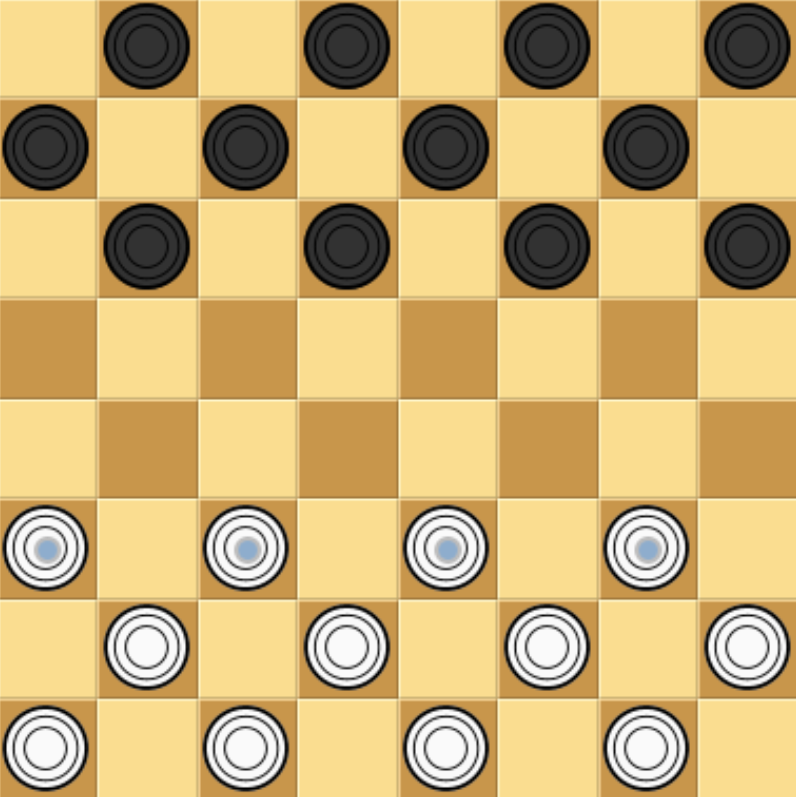
#> input picture Pycharm projekt/FindingPositions/Makvaer.png, 796 x 797 px
$ python PositionRecognition.py
#> lines starting #> are read from the running program, lines starting #| are printed output that depends on the picture
import cv2

def divideStandardImageIntoSections(img, h_size, w_size, ignore_tiles=None): #Method for the standard grid division
    #I have an optional list that includes the tiles that should be ignored. If ignore_tiles wasn't provided then sets it to an empty list
    if ignore_tiles is None:
        ignore_tiles = []

    height, width, _ = img.shape
    #Calculating the height and width of each tile by dividing the image’s dimensions by the specified grid size
    tile_height = height // h_size
    tile_width = width // w_size

    tile_positions = [] #Empty list to store the positions (& if not removed images for each tile)
    for ih in range(h_size): #looping through the grid
        for iw in range(w_size):
            if (ih, iw) in ignore_tiles: #checking if the current position is in the inore tiles list, if yes we skip it
                continue
            # Purely for the display of the tiles alongside their position, remove later
            x = iw * tile_width
            y = ih * tile_height
            tile_img = img[y:y + tile_height, x:x + tile_width]
            tile_positions.append(((ih, iw), tile_img))

            # Display the tile
            cv2.imshow(f"Tile {ih},{iw}", tile_img)
            print(f"Tile at position {ih},{iw}")
            cv2.waitKey(0)
            cv2.destroyAllWindows()
            tile_positions.append((ih, iw))
            # ------------
    return tile_positions #returns the list of tile positions (and for now images)

def divideSpecialImageIntoSections(img, row_lengths): #Method for special division with custom number of columns per row
    height, width, _ = img.shape
    tile_height = height // len(row_lengths) #finding the hight of each row based on the number of rows

    tile_positions = [] #empty list to store the positions
    for ih, row_length in enumerate(row_lengths): #Iterates through row_lengths, where ih is the row index and row_length is the number of tiles in that row
        tile_width = width // row_length
        for iw in range(row_length):
            x = iw * tile_width + 10
            y = ih * tile_height + 10
            # Purely for the display of the tiles alongside their position, remove later
            tile_img = img[y:y + tile_height, x:x + tile_width]
            tile_positions.append(((ih, iw), tile_img))

            # Display the tile
            cv2.imshow(f"Tile {ih},{iw}", tile_img)
            print(f"Tile at position {ih},{iw}")
            cv2.waitKey(0)  # Wait for key press to move to the next tile
            cv2.destroyAllWindows()
            tile_positions.append((ih, iw))
            # -----------------------
    return tile_positions

img1 = cv2.imread("../FindingPositions/Makvaer.png")
#> img1 is the input picture: shape (797, 796, 3); mean B, G, R 118.3, 176.2, 203.5
img2 = cv2.imread("../FindingPositions/HundEfterHare.png")
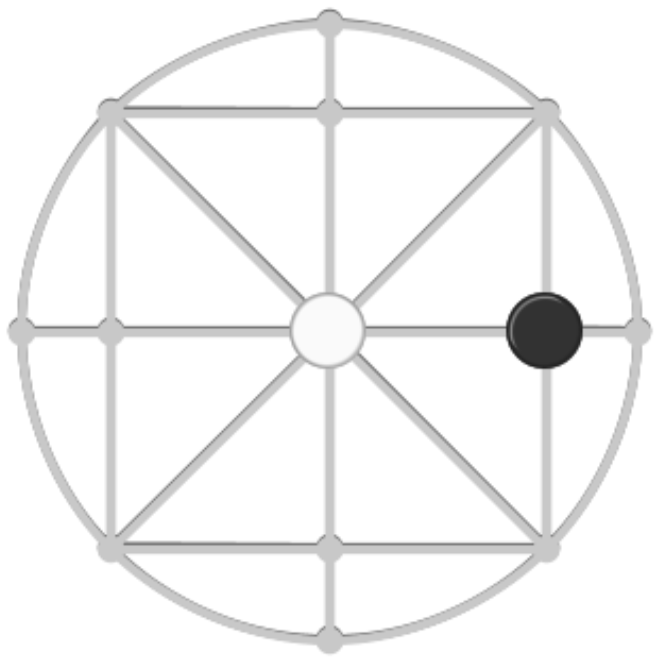
#> input picture Pycharm projekt/FindingPositions/HundEfterHare.png, 658 x 658 px
#> img2 is the input picture: shape (658, 658, 3); min 33, max 255, mean 243.6
img3 = cv2.imread("Gaasetavl.png")
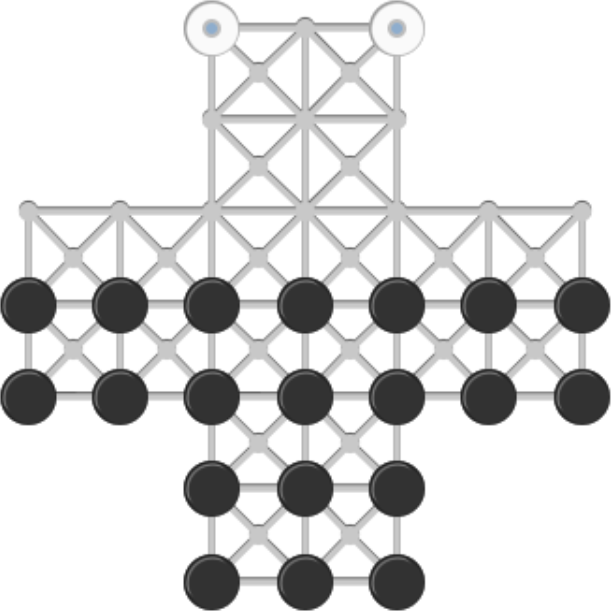
#> input picture Pycharm projekt/FindingPositions/Gaasetavl.png, 611 x 611 px
#> img3 is the input picture: shape (611, 611, 3); mean B, G, R 217.9, 217.9, 217.9

h_size_img1, w_size_img1 = 8, 8
h_size_img2, w_size_img2 = 9, 9
ignore_tiles_HundEfterHare = [
    (0, 0), (0, 1), (0, 2), (0, 3), (0, 5), (0, 6), (0, 7), (0, 8),
    (1, 0), (1, 2), (1, 3), (1, 5), (1, 6), (1, 8),
    (2, 0), (2, 1), (2, 2), (2, 3), (2, 4), (2, 5), (2, 6), (2, 7), (2, 8),
    (3, 0), (3, 1), (3, 2), (3, 3), (3, 4), (3, 5), (3, 6), (3, 7), (3, 8),
    (4, 2), (4, 3), (4, 5), (4, 6),
    (5, 0), (5, 1), (5, 2), (5, 3), (5, 4), (5, 5), (5, 6), (5, 7), (5, 8),
    (6, 0), (6, 1), (6, 2), (6, 3), (6, 4), (6, 5), (6, 6), (6, 7), (6, 8),
    (7, 0), (7, 2), (7, 3), (7, 5), (7, 6), (7, 8),
    (8, 0), (8, 1), (8, 2), (8, 3), (8, 5), (8, 6), (8, 7), (8, 8)
]

#tile_positions_img1 = divideStandardImageIntoSections(img1, h_size_img1, w_size_img1)
#tile_positions_img2 = divideStandardImageIntoSections(img2, h_size_img2, w_size_img2, ignore_tiles_HundEfterHare)

row_lengths_img3 = [7, 6, 7, 6, 7, 6, 7, 6]  #Defining the number of columns for each row
tile_positions_img3 = divideSpecialImageIntoSections(img3, row_lengths_img3)
#> the loop in divideSpecialImageIntoSections, `for ih, row_length in enumerate(row_lengths):` made 8 passes
#> pass 1, in divideSpecialImageIntoSections, `cv2.imshow(f"Tile {ih},{iw}", tile_img)`:
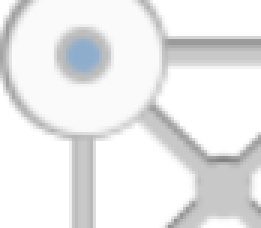
#> window 'Tile 0,2': shape (76, 87, 3) (shown 3 times larger); mean B, G, R 235.1, 234.6, 234.2
#> pass 1, in divideSpecialImageIntoSections, `cv2.imshow(f"Tile {ih},{iw}", tile_img)`:
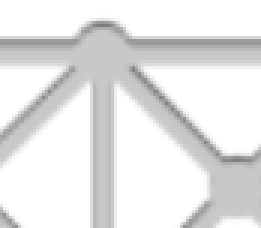
#> window 'Tile 0,3': shape (76, 87, 3) (shown 3 times larger); min 124, max 255, mean 230.2
#> after the loop in divideSpecialImageIntoSections, `for ih, row_length in enumerate(row_lengths):`: tile_positions = 104 items
#> tile_positions_img3 = 104 items

# [8 lines of commented-out code are left out]

print("\nPositions Gaasetavl")
for index, (row, col) in enumerate(tile_positions_img3):
    print(f"Tile {index}: Position {row},{col}")
#> this loop made 104 passes
#> row on passes 1, 3, 5, 7, 9, 11, 13, 15, 17, 19, 21, 23: (0, 0), (0, 1), (0, 2), (0, 3), (0, 4), (0, 5), (0, 6), (1, 0), (1, 1), (1, 2), (1, 3), (1, 4)
#> (printed output is left out)
